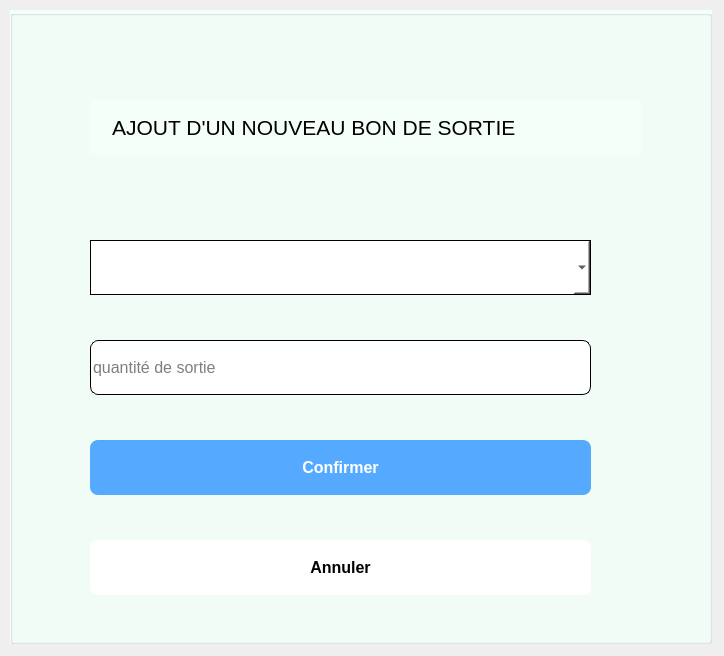
<?xml version="1.0" encoding="UTF-8"?>
<ui version="4.0">
 <class>ajoutbs</class>
 <widget class="QDialog" name="ajoutbs">
  <property name="geometry">
   <rect>
    <x>0</x>
    <y>0</y>
    <width>724</width>
    <height>656</height>
   </rect>
  </property>
  <property name="windowTitle">
   <string>AJOUT D'UN NOUVEAU BON D'ENTREE</string>
  </property>
  <property name="windowIcon">
   <iconset resource="Assets.qrc">
    <normaloff>:/assets/inventory_2_FILL0_wght400_GRAD0_opsz24.png</normaloff>:/assets/inventory_2_FILL0_wght400_GRAD0_opsz24.png</iconset>
  </property>
  <widget class="QGroupBox" name="groupBox">
   <property name="geometry">
    <rect>
     <x>10</x>
     <y>10</y>
     <width>702</width>
     <height>634</height>
    </rect>
   </property>
   <property name="styleSheet">
    <string notr="true">boerd-radius: 8px;
background-color:#f5fff9;
color: rgb(0, 0, 0);</string>
   </property>
   <property name="title">
    <string/>
   </property>
   <widget class="QComboBox" name="numProduit">
    <property name="geometry">
     <rect>
      <x>80</x>
      <y>230</y>
      <width>501</width>
      <height>55</height>
     </rect>
    </property>
    <property name="font">
     <font>
      <pointsize>12</pointsize>
     </font>
    </property>
    <property name="styleSheet">
     <string notr="true">color: rgb(0, 0, 0);
background-color: rgb(255, 255, 255);
border: 1px solid #000000;
</string>
    </property>
    <property name="placeholderText">
     <string/>
    </property>
    <property name="duplicatesEnabled">
     <bool>false</bool>
    </property>
   </widget>
   <widget class="QLineEdit" name="qttBSEdit">
    <property name="geometry">
     <rect>
      <x>80</x>
      <y>330</y>
      <width>501</width>
      <height>55</height>
     </rect>
    </property>
    <property name="font">
     <font>
      <pointsize>12</pointsize>
     </font>
    </property>
    <property name="styleSheet">
     <string notr="true">color: rgb(0, 0, 0);
background-color: rgb(255, 255, 255);
border-radius:8px;
border: 1px solid #000000;
</string>
    </property>
    <property name="placeholderText">
     <string>quantité de sortie</string>
    </property>
   </widget>
   <widget class="QLabel" name="label">
    <property name="geometry">
     <rect>
      <x>80</x>
      <y>90</y>
      <width>551</width>
      <height>55</height>
     </rect>
    </property>
    <property name="font">
     <font>
      <pointsize>16</pointsize>
     </font>
    </property>
    <property name="text">
     <string>    AJOUT D'UN NOUVEAU BON DE SORTIE</string>
    </property>
   </widget>
   <widget class="QPushButton" name="ConfirmBSbtn">
    <property name="geometry">
     <rect>
      <x>80</x>
      <y>430</y>
      <width>501</width>
      <height>55</height>
     </rect>
    </property>
    <property name="font">
     <font>
      <pointsize>12</pointsize>
      <weight>75</weight>
      <bold>true</bold>
     </font>
    </property>
    <property name="styleSheet">
     <string notr="true">QPushButton {
	background-color: rgb(85, 170, 255);
	border-radius:8px;
	color: rgb(255, 255, 255);
}
:hover{
	
	color: rgb(0, 0, 0);
	background-color: rgb(0, 85, 255);
}</string>
    </property>
    <property name="text">
     <string>Confirmer</string>
    </property>
   </widget>
   <widget class="QPushButton" name="CancelBSbtn">
    <property name="geometry">
     <rect>
      <x>80</x>
      <y>530</y>
      <width>501</width>
      <height>55</height>
     </rect>
    </property>
    <property name="font">
     <font>
      <pointsize>12</pointsize>
      <weight>75</weight>
      <bold>true</bold>
     </font>
    </property>
    <property name="styleSheet">
     <string notr="true">


QPushButton {
	background-color: rgb(255, 255, 255);
	border-radius:8px;
	
	color: rgb(0, 0, 0);
}
:hover{
	
	
	color: rgb(255, 0, 0);
	border:1px solid #ff3122;
	background-color: rgb(255, 255, 255);
}</string>
    </property>
    <property name="text">
     <string>Annuler</string>
    </property>
   </widget>
  </widget>
 </widget>
 <resources>
  <include location="Assets.qrc"/>
 </resources>
 <connections/>
</ui>
